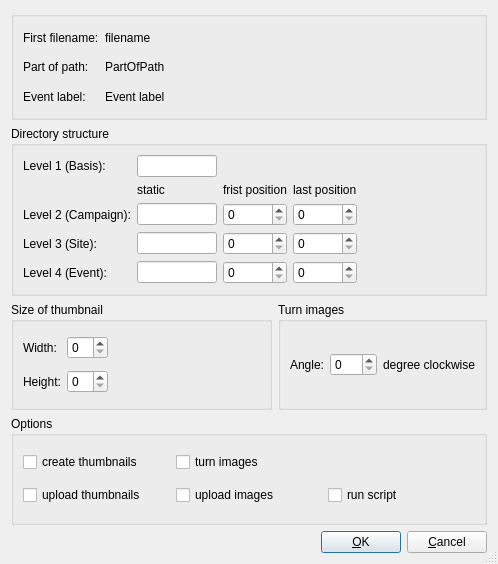
<?xml version="1.0" encoding="UTF-8"?>
<ui version="4.0">
 <class>SetThumbnailOptionsDialog</class>
 <widget class="QDialog" name="SetThumbnailOptionsDialog">
  <property name="geometry">
   <rect>
    <x>0</x>
    <y>0</y>
    <width>498</width>
    <height>564</height>
   </rect>
  </property>
  <property name="minimumSize">
   <size>
    <width>0</width>
    <height>0</height>
   </size>
  </property>
  <property name="maximumSize">
   <size>
    <width>16777215</width>
    <height>16777215</height>
   </size>
  </property>
  <property name="windowTitle">
   <string>Settings</string>
  </property>
  <property name="sizeGripEnabled">
   <bool>true</bool>
  </property>
  <layout class="QGridLayout" name="gridLayout_6">
   <item row="0" column="0" colspan="2">
    <widget class="QGroupBox" name="Result_groupBox">
     <property name="title">
      <string/>
     </property>
     <layout class="QGridLayout" name="gridLayout_2">
      <item row="0" column="0">
       <widget class="QLabel" name="label_1">
        <property name="text">
         <string>First filename:</string>
        </property>
       </widget>
      </item>
      <item row="0" column="1">
       <widget class="QLabel" name="firstFilename">
        <property name="minimumSize">
         <size>
          <width>0</width>
          <height>0</height>
         </size>
        </property>
        <property name="text">
         <string>filename</string>
        </property>
       </widget>
      </item>
      <item row="0" column="2">
       <spacer name="horizontalSpacer_3">
        <property name="orientation">
         <enum>Qt::Horizontal</enum>
        </property>
        <property name="sizeHint" stdset="0">
         <size>
          <width>40</width>
          <height>20</height>
         </size>
        </property>
       </spacer>
      </item>
      <item row="1" column="0">
       <widget class="QLabel" name="PartOfPath_label">
        <property name="text">
         <string>Part of path:</string>
        </property>
       </widget>
      </item>
      <item row="1" column="1">
       <widget class="QLabel" name="PartOfPath">
        <property name="minimumSize">
         <size>
          <width>0</width>
          <height>0</height>
         </size>
        </property>
        <property name="maximumSize">
         <size>
          <width>16777215</width>
          <height>16777215</height>
         </size>
        </property>
        <property name="text">
         <string>PartOfPath</string>
        </property>
       </widget>
      </item>
      <item row="2" column="0">
       <widget class="QLabel" name="Event_label">
        <property name="text">
         <string>Event label:</string>
        </property>
       </widget>
      </item>
      <item row="2" column="1">
       <widget class="QLabel" name="EventLabel">
        <property name="text">
         <string>Event label</string>
        </property>
       </widget>
      </item>
     </layout>
    </widget>
   </item>
   <item row="1" column="0" colspan="2">
    <widget class="QGroupBox" name="DirectoryStructure_groupBox">
     <property name="enabled">
      <bool>true</bool>
     </property>
     <property name="title">
      <string>Directory structure</string>
     </property>
     <layout class="QGridLayout" name="gridLayout_3">
      <item row="0" column="0">
       <widget class="QLabel" name="label_2">
        <property name="text">
         <string>Level 1 (Basis):</string>
        </property>
       </widget>
      </item>
      <item row="0" column="1">
       <widget class="QLineEdit" name="Level1_lineEdit">
        <property name="maximumSize">
         <size>
          <width>80</width>
          <height>16777215</height>
         </size>
        </property>
       </widget>
      </item>
      <item row="1" column="1">
       <widget class="QLabel" name="label">
        <property name="text">
         <string>static</string>
        </property>
       </widget>
      </item>
      <item row="1" column="2">
       <widget class="QLabel" name="label_5">
        <property name="text">
         <string>frist position</string>
        </property>
       </widget>
      </item>
      <item row="1" column="3">
       <widget class="QLabel" name="label_6">
        <property name="text">
         <string>last position</string>
        </property>
       </widget>
      </item>
      <item row="2" column="0">
       <widget class="QLabel" name="label_3">
        <property name="text">
         <string>Level 2 (Campaign):</string>
        </property>
       </widget>
      </item>
      <item row="2" column="1">
       <widget class="QLineEdit" name="Level2_lineEdit">
        <property name="maximumSize">
         <size>
          <width>80</width>
          <height>16777215</height>
         </size>
        </property>
        <property name="text">
         <string/>
        </property>
       </widget>
      </item>
      <item row="2" column="2">
       <widget class="QSpinBox" name="Level2_first_spinBox"/>
      </item>
      <item row="2" column="3">
       <widget class="QSpinBox" name="Level2_last_spinBox"/>
      </item>
      <item row="2" column="4">
       <spacer name="horizontalSpacer">
        <property name="orientation">
         <enum>Qt::Horizontal</enum>
        </property>
        <property name="sizeHint" stdset="0">
         <size>
          <width>40</width>
          <height>20</height>
         </size>
        </property>
       </spacer>
      </item>
      <item row="3" column="0">
       <widget class="QLabel" name="label_4">
        <property name="text">
         <string>Level 3 (Site):</string>
        </property>
       </widget>
      </item>
      <item row="3" column="1">
       <widget class="QLineEdit" name="Level3_lineEdit">
        <property name="maximumSize">
         <size>
          <width>80</width>
          <height>16777215</height>
         </size>
        </property>
       </widget>
      </item>
      <item row="3" column="2">
       <widget class="QSpinBox" name="Level3_first_spinBox"/>
      </item>
      <item row="3" column="3">
       <widget class="QSpinBox" name="Level3_last_spinBox"/>
      </item>
      <item row="4" column="0">
       <widget class="QLabel" name="label_11">
        <property name="text">
         <string>Level 4 (Event):</string>
        </property>
       </widget>
      </item>
      <item row="4" column="1">
       <widget class="QLineEdit" name="Level4_lineEdit">
        <property name="maximumSize">
         <size>
          <width>80</width>
          <height>16777215</height>
         </size>
        </property>
       </widget>
      </item>
      <item row="4" column="2">
       <widget class="QSpinBox" name="Level4_first_spinBox"/>
      </item>
      <item row="4" column="3">
       <widget class="QSpinBox" name="Level4_last_spinBox"/>
      </item>
     </layout>
    </widget>
   </item>
   <item row="2" column="0">
    <widget class="QGroupBox" name="ThumbnailSize_groupBox">
     <property name="title">
      <string>Size of thumbnail</string>
     </property>
     <layout class="QGridLayout" name="gridLayout_5">
      <item row="0" column="0">
       <widget class="QLabel" name="label_7">
        <property name="text">
         <string>Width:</string>
        </property>
       </widget>
      </item>
      <item row="0" column="1">
       <widget class="QSpinBox" name="Width_spinBox"/>
      </item>
      <item row="0" column="2">
       <spacer name="horizontalSpacer_2">
        <property name="orientation">
         <enum>Qt::Horizontal</enum>
        </property>
        <property name="sizeHint" stdset="0">
         <size>
          <width>40</width>
          <height>20</height>
         </size>
        </property>
       </spacer>
      </item>
      <item row="1" column="0">
       <widget class="QLabel" name="label_8">
        <property name="text">
         <string>Height:</string>
        </property>
       </widget>
      </item>
      <item row="1" column="1">
       <widget class="QSpinBox" name="Height_spinBox"/>
      </item>
     </layout>
    </widget>
   </item>
   <item row="2" column="1">
    <widget class="QGroupBox" name="groupBox">
     <property name="title">
      <string>Turn images</string>
     </property>
     <layout class="QGridLayout" name="gridLayout_4">
      <item row="0" column="0">
       <widget class="QLabel" name="label_9">
        <property name="text">
         <string>Angle:</string>
        </property>
       </widget>
      </item>
      <item row="0" column="1">
       <widget class="QSpinBox" name="TurnAngle_spinBox">
        <property name="maximum">
         <number>359</number>
        </property>
        <property name="singleStep">
         <number>90</number>
        </property>
       </widget>
      </item>
      <item row="0" column="2">
       <widget class="QLabel" name="label_10">
        <property name="text">
         <string>degree clockwise</string>
        </property>
       </widget>
      </item>
     </layout>
    </widget>
   </item>
   <item row="3" column="0" colspan="2">
    <widget class="QGroupBox" name="Options_groupBox">
     <property name="title">
      <string>Options</string>
     </property>
     <layout class="QGridLayout" name="gridLayout">
      <item row="0" column="0">
       <widget class="QCheckBox" name="CreateThumbnails_checkBox">
        <property name="text">
         <string>create thumbnails</string>
        </property>
       </widget>
      </item>
      <item row="0" column="1">
       <widget class="QCheckBox" name="TurnImages_checkBox">
        <property name="text">
         <string>turn images</string>
        </property>
       </widget>
      </item>
      <item row="1" column="0">
       <widget class="QCheckBox" name="UploadThumbnails_checkBox">
        <property name="text">
         <string>upload thumbnails</string>
        </property>
       </widget>
      </item>
      <item row="1" column="1">
       <widget class="QCheckBox" name="UploadImages_checkBox">
        <property name="text">
         <string>upload images</string>
        </property>
       </widget>
      </item>
      <item row="1" column="2">
       <widget class="QCheckBox" name="RunScript_checkBox">
        <property name="text">
         <string>run script</string>
        </property>
       </widget>
      </item>
     </layout>
    </widget>
   </item>
   <item row="4" column="0" colspan="2">
    <layout class="QHBoxLayout">
     <item>
      <spacer>
       <property name="orientation">
        <enum>Qt::Horizontal</enum>
       </property>
       <property name="sizeHint" stdset="0">
        <size>
         <width>40</width>
         <height>20</height>
        </size>
       </property>
      </spacer>
     </item>
     <item>
      <widget class="QPushButton" name="OK_pushButton">
       <property name="minimumSize">
        <size>
         <width>0</width>
         <height>0</height>
        </size>
       </property>
       <property name="text">
        <string>&amp;OK</string>
       </property>
       <property name="default">
        <bool>true</bool>
       </property>
      </widget>
     </item>
     <item>
      <widget class="QPushButton" name="Cancel_pushButton">
       <property name="text">
        <string>&amp;Cancel</string>
       </property>
      </widget>
     </item>
    </layout>
   </item>
  </layout>
 </widget>
 <tabstops>
  <tabstop>Level1_lineEdit</tabstop>
  <tabstop>Level2_lineEdit</tabstop>
  <tabstop>Level2_first_spinBox</tabstop>
  <tabstop>Level2_last_spinBox</tabstop>
  <tabstop>Level3_lineEdit</tabstop>
  <tabstop>Level3_first_spinBox</tabstop>
  <tabstop>Level3_last_spinBox</tabstop>
  <tabstop>Level4_lineEdit</tabstop>
  <tabstop>Level4_first_spinBox</tabstop>
  <tabstop>Level4_last_spinBox</tabstop>
  <tabstop>Width_spinBox</tabstop>
  <tabstop>Height_spinBox</tabstop>
  <tabstop>TurnAngle_spinBox</tabstop>
  <tabstop>CreateThumbnails_checkBox</tabstop>
  <tabstop>UploadThumbnails_checkBox</tabstop>
  <tabstop>TurnImages_checkBox</tabstop>
  <tabstop>UploadImages_checkBox</tabstop>
  <tabstop>RunScript_checkBox</tabstop>
  <tabstop>OK_pushButton</tabstop>
  <tabstop>Cancel_pushButton</tabstop>
 </tabstops>
 <resources/>
 <connections/>
</ui>
